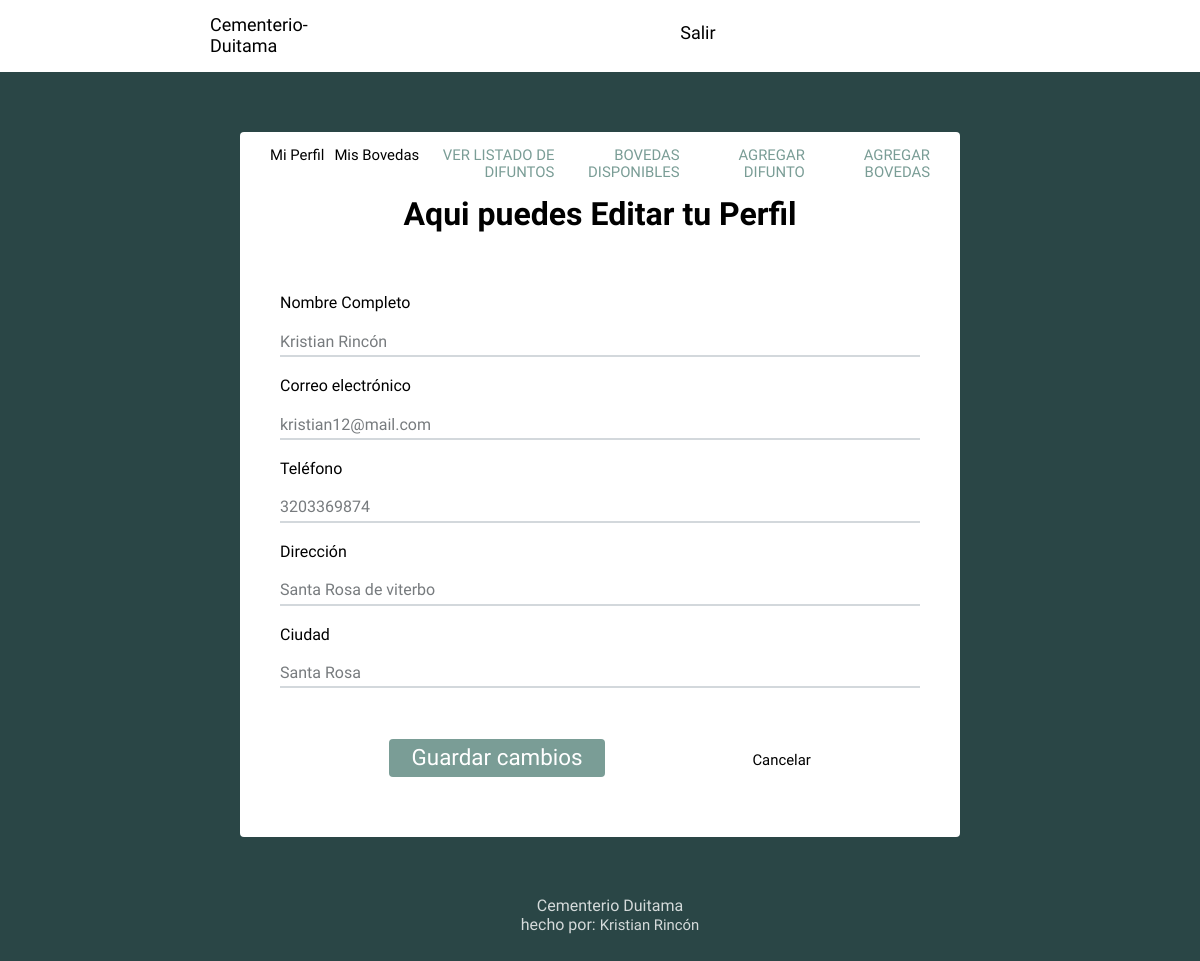
/edit_profile/ (signed in), run on the app's committed database.
### core/models.py (models this page shows, shortened)
class Profile(models.Model):
    user = models.OneToOneField(User, on_delete=models.CASCADE)
    nombreC = models.CharField(max_length=40, null=False, blank=False, default="Desconocido")
    email = models.EmailField(null=False, blank=False, default="Desconocido")
    telefono = models.IntegerField(null=False, blank=False, default=9999999999)
    direccion = models.CharField(max_length=50, null=False, blank=False, default="Desconocido")
    ciudad = models.CharField(max_length=40, null=False, blank=False, default="Desconocido")

### core/views.py (the view)
# urls.py: path('edit_profile/', views.edit_profile, name='edit_profile'),
@login_required
def edit_profile(request):
    profile = Profile.objects.get(user=request.user)
    if request.method == 'POST':
        if 'update' in request.POST:
            form = ProfileForm(request.POST, instance=profile)
            if form.is_valid():
                form.save()
                messages.success(request, 'Perfil actualizado con éxito.')
                return redirect('edit_profile')
    else:
        form = ProfileForm(instance=profile)
    user_profile = profile
    context = {'form': form, 'user_profile': user_profile}
    return render(request, 'edit_profile.html', context)

### core/forms.py (shortened to what this page needs)
class ProfileForm(forms.ModelForm):
    class Meta:
        model = Profile
        fields = ['nombreC', 'email', 'telefono', 'direccion', 'ciudad']
    def __init__(self, *args, **kwargs):
        super().__init__(*args, **kwargs)
        self.fields['nombreC'].widget.attrs.update({'class': 'form-control'})
        self.fields['email'].widget.attrs.update({'class': 'form-control'})
        self.fields['telefono'].widget.attrs.update({'class': 'form-control'})
        self.fields['direccion'].widget.attrs.update({'class': 'form-control'})
        self.fields['ciudad'].widget.attrs.update({'class': 'form-control'})

### core/templates/edit_profile.html (shortened to what this page needs)
{% extends 'layout.html' %}
{% block content %}
<h1 class="h1">Aqui puedes Editar tu Perfil</h1>
<form method="POST" action="{% url 'edit_profile' %}">
    <div class="form-group">
        <label for="nombreC">Nombre Completo</label>
        <input type="text" class="form-control" id="nombreC" name="nombreC" value="{{ user_profile.nombreC }}">
    </div>
    <div class="form-group">
        <label for="email">Correo electrónico</label>
        <input type="email" class="form-control" id="email" name="email" value="{{ user_profile.email }}">
    </div>
    <div class="form-group">
        <label for="telefono">Teléfono</label>
        <input type="tel" class="form-control" id="telefono" name="telefono" value="{{ user_profile.telefono }}">
    </div>
    <div class="form-group">
        <label for="direccion">Dirección</label>
        <input type="text" class="form-control" id="direccion" name="direccion" value="{{ user_profile.direccion }}">
    </div>
    <div class="form-group">
        <label for="ciudad">Ciudad</label>
        <input type="text" class="form-control" id="ciudad" name="ciudad" value="{{ user_profile.ciudad }}">
    </div>
    <div class="d-flex button-container">
        <div class="row">
            <button type="submit" name="update" class="btn btn-primary btn-container">Guardar cambios</button>
            <a href="{% url 'home' %}" class="btn btn-secondary col btn-container">Cancelar</a>
        </div>
        </div>
</form>
{% endblock %}

### core/static/core/style.css (style rules this page uses)
body { background: #2a4646; font-size: 62.5%; font-family: 'Varela Round', Helvetica, Arial, serif; }
.h1 { margin-top: 0%; text-align: center; font-size: 2rem; }
.button-container { display: flex; justify-content: center; margin-top: 1em; font-size: 30px; }
.btn-container { margin: 0 70px; }
button { font-size: 1.4rem; color: white; padding: 0.4rem 1.4rem; border: none; background: #7A9D96; border-radius: 4px; cursor: pointer; }
a { font-size: .93rem; text-decoration: none; color: black; }
form { margin: 0; padding: 40px; font-size: 1rem; }
input { width: 100%; border: 0; border-bottom: 2px solid #D3D8DC; outline: 0; background: #fff; padding: 20px 0 4px; margin: 0 0 20px; color: #777B7E; }

### data on the page
Profile: nombreC "Kristian Rincón", email "kristian12@mail.com", telefono "3203369874", direccion "Santa Rosa de viterbo", ciudad "Santa Rosa"
